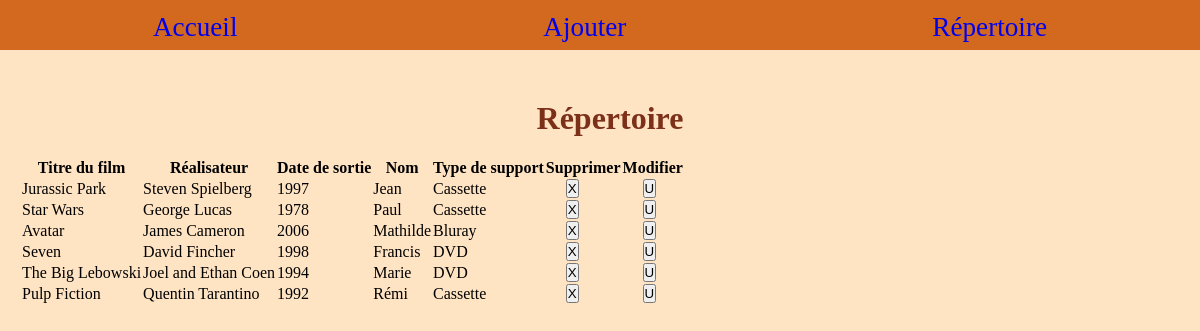
Page /list.php on the committed database.
### tables this page shows
CREATE TABLE `films` (
  `id` int(10) NOT NULL AUTO_INCREMENT,
  `title` text NOT NULL,
  `author` text NOT NULL,
  `parution` int(11) NOT NULL,
  `neighbour` text NOT NULL,
  `support` text NOT NULL,
  PRIMARY KEY (`id`)
);

### controllers/getAllMovies.php (called while the page is built)
<?php
$pdo = new PDO('mysql:host=localhost; dbname=dvd; charset=utf8', 'root', '0000');
$req = $pdo->prepare('SELECT * FROM films');
$req->execute();
$movies = $req->fetchAll(PDO::FETCH_ASSOC);

### list.php (the view, shortened to what this page needs)
<?php require './controllers/getAllMovies.php'; ?>
<!DOCTYPE html>
<html lang="en">
<head>
  <link rel="stylesheet" type="text/css" href="/css/style.css">
</head>
<body>
    <main>
        <h1>Répertoire</h1>
        <table>
            <tr>
                <th>Titre du film</th>
                <th>Réalisateur</th>
                <th>Date de sortie</th>
                <th>Nom</th>
                <th>Type de support</th>
                <th>Supprimer</th>
                <th>Modifier</th>
            </tr>
            <?php foreach($movies as $movie): ?>
            <tr>
                <td><?= $movie['title'] ?></td>
                <td><?= $movie['author'] ?></td>
                <td><?= $movie['parution'] ?></td>
                <td><?= $movie['neighbour'] ?></td>
                <td><?= $movie['support'] ?></td>
                <td>
                    <form action="./controllers/deleteMovie.php" method="POST">
                        <input type="submit" value="X">
                    </form>
                </td>
                <td>
                    <form action="./updateMovie.php" method="POST">
                        <input type="submit" value="U">
                    </form>
                </td>
            </tr>
            <?php endforeach ?>
        </table>
    </main>
</body>
</html>

### css/style.css (style rules this page uses)
* { margin: 0; padding: 0; }
body { background-color: bisque; }
ul { list-style-type: none; }
nav { background-color: chocolate; height: 50px; }
li > a { text-decoration: none; font-size: 1.7em; }
h1 { text-align: center; color: rgb(124, 48, 25); margin-bottom: 20px; margin-top: 10px; }
ul { display: flex; justify-content: space-around; padding-top: 12px; }
main, form { margin-left: 20px; }
main { margin-top: 50px; }

### rows in the picture
films: title "Jurassic Park", author "Steven Spielberg", parution "1997", neighbour "Jean", support "Cassette"
films: title "Star Wars", author "George Lucas", parution "1978", neighbour "Paul", support "Cassette"
films: title "Avatar", author "James Cameron", parution "2006", neighbour "Mathilde", support "Bluray"
films: title "Seven", author "David Fincher", parution "1998", neighbour "Francis", support "DVD"
films: title "The Big Lebowski", author "Joel and Ethan Coen", parution "1994", neighbour "Marie", support "DVD"
films: title "Pulp Fiction", author "Quentin Tarantino", parution "1992", neighbour "Rémi", support "Cassette"
